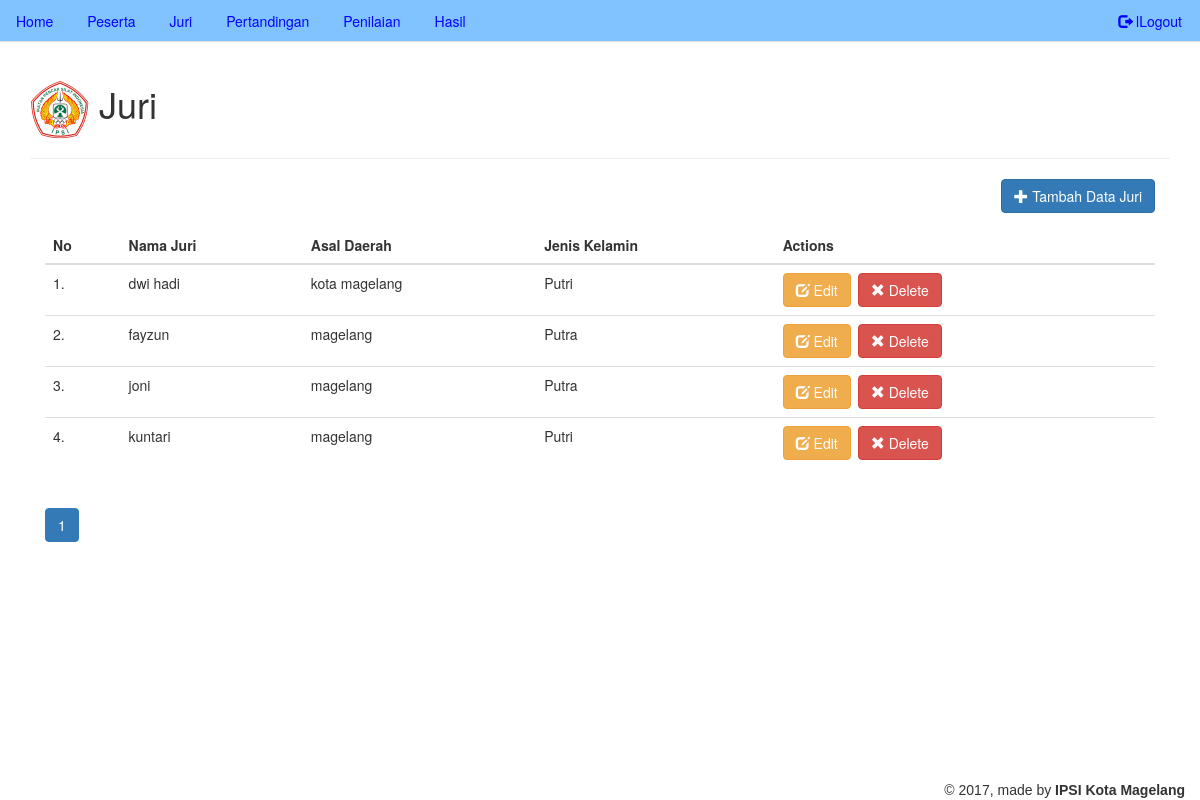
/view/view.juri.php (signed in), run on the app's committed database.
### tables this page shows
CREATE TABLE `tb_juri` (
  `id_juri` int(3) NOT NULL,
  `nama_juri` varchar(50) NOT NULL,
  `asal_daerah` varchar(50) NOT NULL,
  `jekel` char(5) NOT NULL
);

### classes/juri.class.php (called while the page is built, shortened)
<?php
class Juri
{
    public $db_conn;
    public $table_name = "tb_juri";
    public function __construct($db)
    {
        $this->db_conn = $db;
    }
    function getAllUsers($from_record_num, $records_per_page)
    {
        $sql = "SELECT id_juri, nama_juri, asal_daerah, jekel FROM " . $this->table_name . " ORDER BY nama_juri ASC LIMIT ?, ?";
        $prep_state = $this->db_conn->prepare($sql);
        $prep_state->bindParam(1, $from_record_num, PDO::PARAM_INT);
        $prep_state->bindParam(2, $records_per_page, PDO::PARAM_INT);
        $prep_state->execute();
        return $prep_state;
    }
}

### view/view.juri.php (the view, shortened to what this page needs)
<?php
include_once '../classes/juri.class.php';
include_once '../initial.php';
$page = isset($_GET['page']) ? $_GET['page'] : 1;
$records_per_page = 5;
$from_record_num = ($records_per_page * $page) - $records_per_page;
$user = new Juri($db);
include_once "../template/header.php";
echo "<div class='content'>";
echo "<div class='col-md-12'>";
echo "<div class='right-button-margin'>";
echo "<a href='create.juri.php' class='btn btn-primary pull-right'>";
echo "<span class='glyphicon glyphicon-plus'></span> Tambah Data Juri";
echo "</a>";
echo "</div>";
$prep_state = $user->getAllUsers($from_record_num, $records_per_page);
$num = $prep_state->rowCount();
$no= ($page - 1) + ($page - 1) * ($records_per_page - 1);
if($num>=0){
    echo "<table class='table table-hover'>";
    echo "<thead>";
    echo "<th>No</th>";
    echo "<th>Nama Juri</th>";
    echo "<th>Asal Daerah</th>";
    echo "<th>Jenis Kelamin</th>";
    echo "<th>Actions</th>";
    echo "</thead>";
    while ($row = $prep_state->fetch(PDO::FETCH_ASSOC)){
    $no++;
        extract($row);
        echo "<tr>";
        echo "<td>$no.</td>";
        echo "<td>$row[nama_juri]</td>";
        echo "<td>$row[asal_daerah]</td>";
        echo "<td>$row[jekel]</td>";
        echo "<td>";
        echo "<a href='edit.juri.php?id=" . $id_juri . "' class='btn btn-warning left-margin'>";
        echo "<span class='glyphicon glyphicon-edit'></span> Edit";
        echo "</a>";
        echo "<a href='delete.juri.php?id=" . $id_juri . "' class='btn btn-danger delete-object'>";
        echo "<span class='glyphicon glyphicon-remove'></span> Delete";
        echo "</a>";
        echo "</td>";
        echo "</tr>";
    }
    echo "</table>";
    include_once '../pagination.php';
}
else{
    echo "<div> No User found. </div>";
    }
    echo "</div>";
    echo "</div>";
?>
<?php
include_once "../template/footer.php";
?>

### template/header.php (style rules this page uses)
.left-margin { margin:0 .5em 0 0; }
.right-button-margin { margin: 0 0 1em 0; overflow: hidden; }

### data on the page
tb_juri: nama_juri "dwi hadi", asal_daerah "kota magelang", jekel "Putri"
tb_juri: nama_juri "fayzun", asal_daerah "magelang", jekel "Putra"
tb_juri: nama_juri "joni", asal_daerah "magelang", jekel "Putra"
tb_juri: nama_juri "kuntari", asal_daerah "magelang", jekel "Putri"

### other printed values
$page_title "Juri"
